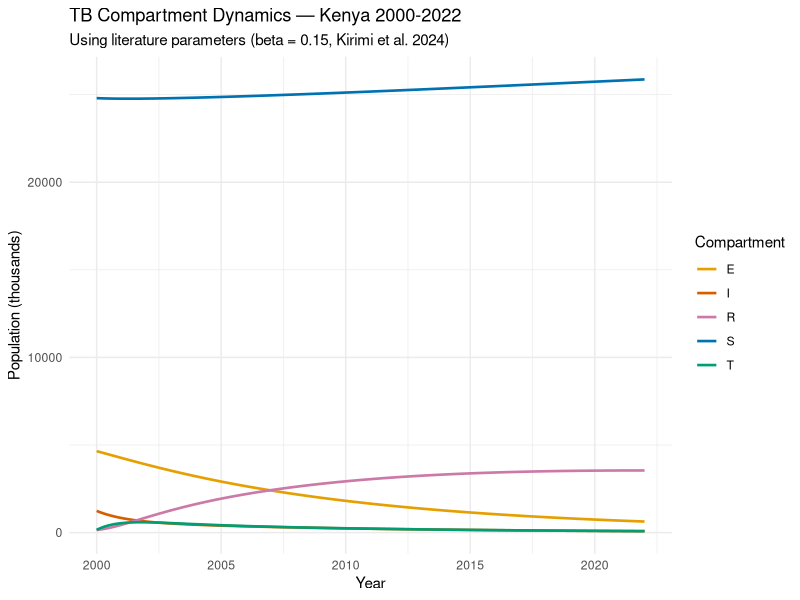
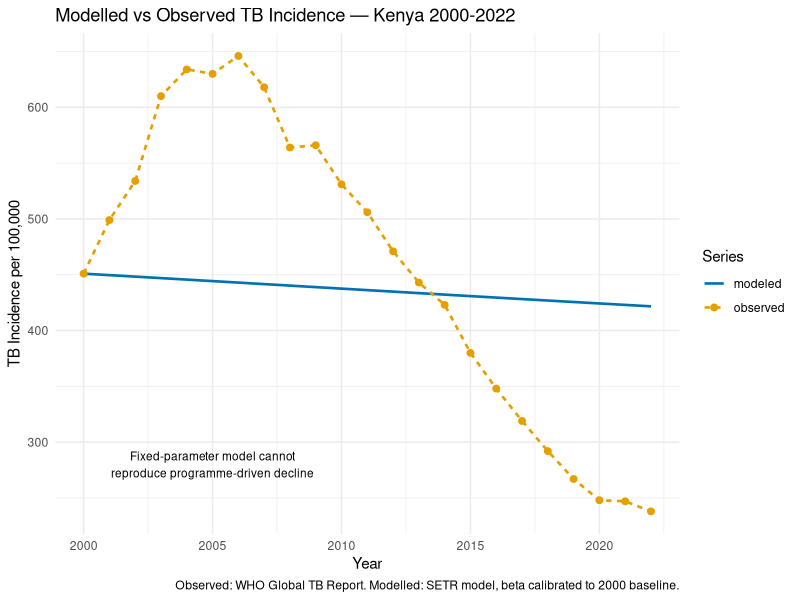
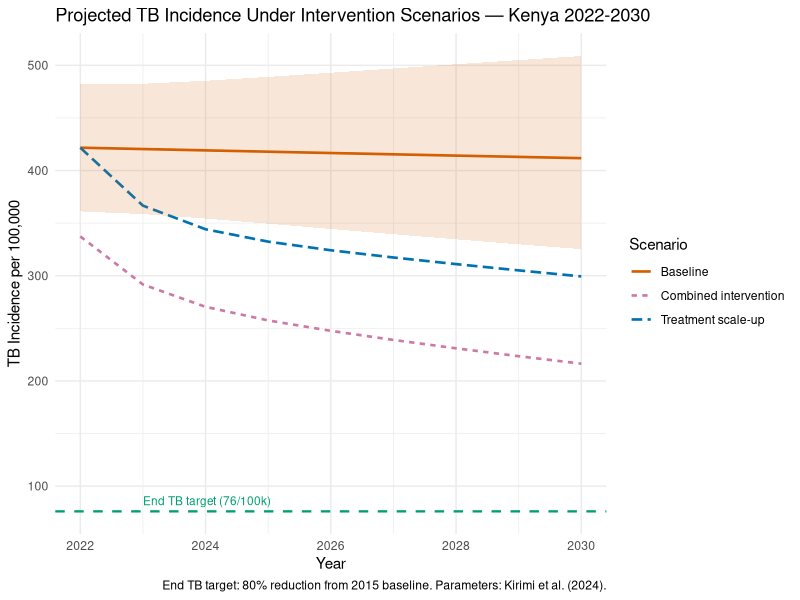
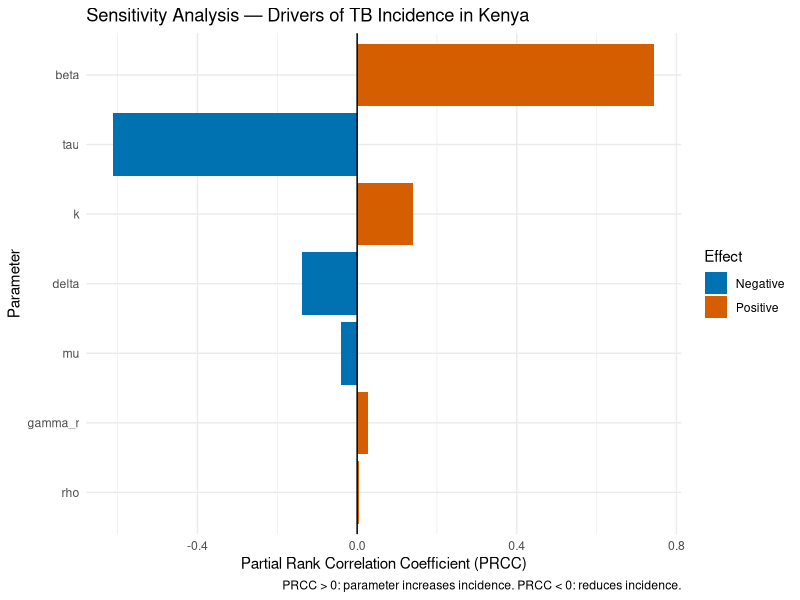

Source code (R) for these figures, in order:
## ---- chunk 1
#| label: setup
#| message: false
#| warning: false

# Load required packages
library(deSolve)   # ODE numerical solver
library(tidyverse) # data wrangling and visualisation

# ── ODE System ───────────────────────────────────────────────────────────────
# Five compartments: S (susceptible), E (latent), I (infectious),
# T (on treatment), R (recovered)

tb_model <- function(t, state, params) {
  with(as.list(c(state, params)), {
    
    # Total population — denominator for frequency-dependent transmission
    N <- S + E + I + T + R
    
    # Susceptible — gains from births, loses to infection and death
    dS <- mu * N0 - beta * S * I / N - mu * S
    
    # Latent — gains from new infections and relapses, loses to progression and death
    dE <- beta * S * I / N - (k + mu) * E + rho * R
    
    # Infectious — gains from latent progression, loses to treatment, TB death, background death
    dI <- k * E - (tau + delta + mu) * I
    
    # On treatment — gains from treatment initiation, loses to recovery and background death
    dT <- tau * I - (gamma_r + mu) * T
    
    # Recovered — gains from treatment success, loses to relapse and background death
    dR <- gamma_r * T - (rho + mu) * R
    
    list(c(dS, dE, dI, dT, dR))
  })
}

# ── R0 Function ──────────────────────────────────────────────────────────────
# Basic reproduction number derived from next-generation matrix approach
# R0 = (beta * k) / ((k + mu) * (tau + delta + mu))
# Numerator:   rate of new infections * progression to infectious state
# Denominator: rate of leaving latent * rate of leaving infectious state
# R0 > 1 → TB persists; R0 < 1 → TB dies out

compute_R0 <- function(params) {
  with(as.list(params), {
    (beta * k) / ((k + mu) * (tau + delta + mu))
  })
}

# ── Model Runner ─────────────────────────────────────────────────────────────
# Solves ODE system using deSolve and returns data frame of compartment sizes

run_tb_model <- function(params, initial_state, times) {
  out <- ode(y = initial_state, times = times,
             func = tb_model, parms = params)
  as.data.frame(out)
}

# ── Parameters ───────────────────────────────────────────────────────────────
# Source: Kirimi et al. (2024) doi:10.1155/2024/5883142
# Note: beta is a placeholder here — calibrated to WHO data in Results section
# delta corrected from CFR proportion to annual rate (50% CFR / 3yr duration)

params <- c(
  beta    = 1.0,    # transmission rate — placeholder, calibrated separately
  k       = 0.10,   # latent to active progression rate (NTLD Strategic Plan 2019-2023)
  mu      = 0.0147, # background mortality rate (KNBS Statistical Abstract 2023)
  tau     = 0.68,   # treatment initiation rate (NTLD Annual Report 2022)
  delta   = 0.15,   # TB-attributable mortality rate, annual (NTLD Annual Report 2021)
  gamma_r = 0.75,   # treatment success rate (NTLD Annual Report 2021)
  rho     = 0.003   # relapse rate (NTLD Latent TB Infection Policy 2020)
)

# Literature beta for baseline illustration only
baseline_params        <- params
baseline_params["beta"] <- 0.15  # Kirimi et al. (2024)

# Kenya population in 2000 (World Bank)
N0 <- 31000000
## ---- chunk 2
#| label: fig-baseline
#| fig-cap: "Baseline TB compartment dynamics using literature parameters (Kirimi et al. 2024)"
#| results: hide

# Initial conditions — approximate Kenya 2000 population distribution
# Based on estimated TB prevalence and treatment coverage at baseline
initial_state <- c(
  S = N0 * 0.80,  # 80% susceptible
  E = N0 * 0.15,  # 15% latently infected (high burden setting)
  I = N0 * 0.04,  # 4% active TB
  T = N0 * 0.005, # 0.5% on treatment
  R = N0 * 0.005  # 0.5% recovered
)

# Run model over 22-year period (2000-2022)
times  <- seq(0, 22, by = 0.1)
result <- run_tb_model(baseline_params, initial_state, times)

# R0 with literature parameters before calibration
# Expected to be below 1 since beta = 0.15 is a literature starting estimate

R0_literature <- compute_R0(baseline_params)

cat("R0 with literature parameters:", round(R0_literature, 3), "\n")

# Plot all five compartments over time
result |>
  pivot_longer(-time, names_to = "Compartment", values_to = "Count") |>
  ggplot(aes(x = time + 2000, y = Count / 1000, color = Compartment)) +
  geom_line(linewidth = 0.9) +
  scale_color_manual(values = c(
    "S" = "#0072B2",   # blue
    "E" = "#E69F00",   # orange
    "I" = "#D55E00",   # vermillion
    "T" = "#009E73",   # green
    "R" = "#CC79A7"    # pink
  )) +
  labs(x = "Year", y = "Population (thousands)",
       title = "TB Compartment Dynamics — Kenya 2000-2022",
       subtitle = "Using literature parameters (beta = 0.15, Kirimi et al. 2024)") +
  theme_minimal()
## ---- chunk 3
#| label: fig-fit
#| fig-cap: "Modelled vs observed TB incidence — Kenya 2000-2022"
#| message: false

# ── Load WHO Kenya Incidence Data ─────────────────────────────────────────────
# Source: WHO Global TB Report, downloaded from who.int/tb/data

kenya_tb <- read_csv("data/kenya_tb_who.csv")

# Filter to study period and select incidence variable
observed <- kenya_tb |>
  select(year, e_inc_100k) |>
  filter(year >= 2000, year <= 2022) |>
  arrange(year)

# Calibration target — 2000 baseline incidence
observed_2000 <- observed |>
  filter(year == 2000) |>
  pull(e_inc_100k)

# ── Calibration Function ──────────────────────────────────────────────────────
# Returns modeled incidence per 100,000 at year 2000 for a given beta value
# Uses 50-year burn-in to reach endemic equilibrium before the study period
# This avoids artificial transient dynamics from arbitrary initial conditions

model_incidence_2000 <- function(beta_val) {
  
  # Apply candidate beta to parameter set
  p         <- params
  p["beta"] <- beta_val
  
  # Burn-in: start from low-prevalence state and run 50 years to equilibrium
  # Equilibrium represents the endemic steady state before 2000
  burn_state <- c(S = N0*0.95, E = N0*0.04, I = N0*0.005,
                  T = N0*0.004, R = N0*0.001)
  burn       <- run_tb_model(p, burn_state, seq(0, 50, by = 1))
  
  # Extract final state after burn-in — this is our 2000 starting population
  eq <- c(S = tail(burn$S,1), E = tail(burn$E,1), I = tail(burn$I,1),
          T = tail(burn$T,1), R = tail(burn$R,1))
  
  # Run one time step from equilibrium to compute year 2000 incidence
  res <- run_tb_model(p, eq, seq(0, 1, by = 1))
  N   <- sum(res[1, c("S","E","I","T","R")])
  
  # Incidence per 100,000 = new infections / total population * 100,000
  (p["beta"] * res$S[1] * res$I[1] / N) / N * 100000
}

# ── Optimisation ──────────────────────────────────────────────────────────────
# Find beta that minimises squared difference between modeled and observed 2000 incidence
# Single-point calibration to baseline year — limitation acknowledged

objective   <- function(b) (model_incidence_2000(b) - observed_2000)^2
fit         <- optimize(objective, interval = c(0.1, 50.0))
beta_fitted <- fit$minimum

# Store calibrated parameters
cal_params         <- params
cal_params["beta"] <- beta_fitted

# Compute R0 with calibrated beta
R0_calibrated <- compute_R0(cal_params)

# Print calibration summary
cat("Fitted beta:    ", round(beta_fitted, 4), "\n")
cat("Calibrated R0:  ", round(R0_calibrated, 4), "\n")
cat("Modeled 2000:   ", round(model_incidence_2000(beta_fitted), 1), "\n")
cat("Observed 2000:  ", observed_2000, "\n")

# ── Fit Plot ──────────────────────────────────────────────────────────────────
# Run model 2000-2022 from equilibrium state using calibrated beta

burn_state <- c(S = N0*0.95, E = N0*0.04, I = N0*0.005,
                T = N0*0.004, R = N0*0.001)
burn_full  <- run_tb_model(cal_params, burn_state, seq(0, 50, by = 1))

# Equilibrium state used as 2000 starting conditions
eq_state <- c(
  S = tail(burn_full$S, 1), E = tail(burn_full$E, 1),
  I = tail(burn_full$I, 1), T = tail(burn_full$T, 1),
  R = tail(burn_full$R, 1)
)

# Run model from 2000 to 2022
fit_result <- run_tb_model(cal_params, eq_state, seq(0, 22, by = 1))
N_fit      <- rowSums(fit_result[, c("S","E","I","T","R")])

# Compute modeled incidence per 100,000 for each year
mod_inc <- (cal_params["beta"] * fit_result$S * fit_result$I / N_fit) /
            N_fit * 100000

# Combine modeled and observed for plotting
fit_df <- tibble(
  year     = 2000:2022,
  modeled  = mod_inc,
  observed = observed$e_inc_100k
)

fit_df |>
  pivot_longer(-year, names_to = "Series", values_to = "Incidence") |>
  ggplot(aes(x = year, y = Incidence, color = Series, linetype = Series)) +
  geom_line(linewidth = 0.9) +
  geom_point(data = function(x) filter(x, Series == "observed"), size = 2) +
  scale_color_manual(values = c(
    "modeled"  = "#0072B2",  # blue — model output
    "observed" = "#E69F00"   # orange — WHO observed data
  )) +
  annotate("text", x = 2005, y = 280,
           label = "Fixed-parameter model cannot\nreproduce programme-driven decline",
           size = 3, color = "#000000") +
  labs(x = "Year", y = "TB Incidence per 100,000",
       title = "Modelled vs Observed TB Incidence — Kenya 2000-2022",
       caption = "Observed: WHO Global TB Report. Modelled: SETR model, beta calibrated to 2000 baseline.") +
  theme_minimal()

# ── RMSE Calculation ──────────────────────────────────────────────────────────
# Root Mean Square Error between modeled and observed incidence 2000-2022
# RMSE quantifies average deviation across all years
# Note: high RMSE expected — fixed-parameter model cannot reproduce
# programme-driven decline; RMSE captures this limitation quantitatively

rmse <- sqrt(mean((fit_df$modeled - fit_df$observed)^2))
cat("RMSE (modeled vs observed, 2000-2022):", round(rmse, 1), 
    "per 100,000\n")
## ---- chunk 4
#| label: fig-scenarios
#| fig-cap: "Projected TB incidence under three intervention scenarios — Kenya 2022-2030"

# ── End TB Target ─────────────────────────────────────────────────────────────
# WHO End TB Strategy: 80% reduction in incidence from 2015 baseline by 2030

baseline_2015 <- observed |> filter(year == 2015) |> pull(e_inc_100k)
end_tb_target <- baseline_2015 * 0.20  # 80% reduction

cat("2015 baseline incidence:", baseline_2015, "per 100,000\n")
cat("End TB 2030 target:     ", round(end_tb_target, 1), "per 100,000\n")

# ── 2022 Starting State ───────────────────────────────────────────────────────
# Project from equilibrium through 2022 to get starting conditions for scenarios

burn_2022  <- run_tb_model(cal_params, eq_state, seq(0, 22, by = 1))
state_2022 <- c(
  S = tail(burn_2022$S, 1), E = tail(burn_2022$E, 1),
  I = tail(burn_2022$I, 1), T = tail(burn_2022$T, 1),
  R = tail(burn_2022$R, 1)
)

scenario_times <- seq(0, 8, by = 1)  # 2022 to 2030

# ── Scenario 1: Status Quo ────────────────────────────────────────────────────
# No change in parameters — endemic trajectory continues

params_s1 <- cal_params
result_s1 <- run_tb_model(params_s1, state_2022, scenario_times)
N_s1      <- rowSums(result_s1[, c("S","E","I","T","R")])
inc_s1    <- (params_s1["beta"] * result_s1$S * result_s1$I / N_s1) / N_s1 * 100000

# ── Scenario 2: Treatment Scale-Up ───────────────────────────────────────────
# tau increased by 30% — reflects faster diagnosis and treatment initiation
# Consistent with Kenya's active case finding investments

params_s2        <- cal_params
params_s2["tau"] <- cal_params["tau"] * 1.30
result_s2        <- run_tb_model(params_s2, state_2022, scenario_times)
N_s2             <- rowSums(result_s2[, c("S","E","I","T","R")])
inc_s2           <- (params_s2["beta"] * result_s2$S * result_s2$I / N_s2) / N_s2 * 100000

# ── Scenario 3: Combined Intervention ────────────────────────────────────────
# tau +30% AND beta reduced by 20% via infection control measures
# (ventilation, mask use, reduced crowding in high-transmission settings)

params_s3         <- cal_params
params_s3["tau"]  <- cal_params["tau"] * 1.30
params_s3["beta"] <- cal_params["beta"] * 0.80
result_s3         <- run_tb_model(params_s3, state_2022, scenario_times)
N_s3              <- rowSums(result_s3[, c("S","E","I","T","R")])
inc_s3            <- (params_s3["beta"] * result_s3$S * result_s3$I / N_s3) / N_s3 * 100000

# Print 2030 projections for each scenario
cat("2030 Baseline:             ", round(tail(inc_s1,1), 1), "per 100,000\n")
cat("2030 Treatment scale-up:   ", round(tail(inc_s2,1), 1), "per 100,000\n")
cat("2030 Combined intervention:", round(tail(inc_s3,1), 1), "per 100,000\n")

# Combine scenarios into single data frame for plotting
scenario_df <- tibble(
  year                    = 2022:2030,
  Baseline                = inc_s1,
  `Treatment scale-up`    = inc_s2,
  `Combined intervention` = inc_s3
)

# ── Uncertainty Bounds ────────────────────────────────────────────────────────
# Generate 95% uncertainty interval by varying beta +/-15% around calibrated value
# Represents parameter uncertainty in the transmission rate estimate

n_uncertainty <- 200
beta_samples  <- runif(n_uncertainty, 
                       cal_params["beta"] * 0.85, 
                       cal_params["beta"] * 1.15)

# Run baseline scenario for each beta sample
uncertainty_runs <- map(beta_samples, function(b) {
  p_unc        <- params_s1
  p_unc["beta"] <- b
  res          <- run_tb_model(p_unc, state_2022, scenario_times)
  N_unc        <- rowSums(res[, c("S","E","I","T","R")])
  (p_unc["beta"] * res$S * res$I / N_unc) / N_unc * 100000
})

# Extract 2.5th and 97.5th percentiles for each year
uncertainty_df <- tibble(
  year  = 2022:2030,
  lower = sapply(1:9, function(i) 
    quantile(sapply(uncertainty_runs, function(x) x[i]), 0.025)),
  upper = sapply(1:9, function(i) 
    quantile(sapply(uncertainty_runs, function(x) x[i]), 0.975))
)

scenario_df |>
  pivot_longer(-year, names_to = "Scenario", values_to = "Incidence") |>
  ggplot(aes(x = year, y = Incidence, color = Scenario, linetype = Scenario)) +
  geom_line(linewidth = 0.9) +
  geom_ribbon(data = uncertainty_df,
            aes(x = year, ymin = lower, ymax = upper),
            inherit.aes = FALSE,
            fill = "#D55E00", alpha = 0.15) +
  geom_hline(yintercept = end_tb_target, linetype = "dashed",
             color = "#009E73", linewidth = 0.8) +
  annotate("text", x = 2023, y = end_tb_target + 10,
           label = paste0("End TB target (", round(end_tb_target, 0), "/100k)"),
           color = "#009E73", size = 3, hjust = 0) +
  scale_color_manual(values = c(
    "Baseline"                = "#D55E00",  # vermillion
    "Treatment scale-up"      = "#0072B2",  # blue
    "Combined intervention"   = "#CC79A7"   # pink
  )) +
  labs(x = "Year", y = "TB Incidence per 100,000",
       title = "Projected TB Incidence Under Intervention Scenarios — Kenya 2022-2030",
       caption = "End TB target: 80% reduction from 2015 baseline. Parameters: Kirimi et al. (2024).") +
  theme_minimal()


## ---- chunk 5
#| label: fig-sensitivity
#| fig-cap: "PRCC sensitivity analysis — drivers of TB incidence in Kenya"
#| cache: true

# ── PRCC Sensitivity Analysis ─────────────────────────────────────────────────
# Partial Rank Correlation Coefficients quantify the influence of each parameter
# on TB incidence independently of other parameters
# Method: 500 samples, each parameter varied +/-30% around calibrated value
# PRCC > 0: parameter increases incidence; PRCC < 0: reduces incidence

set.seed(42)  # ensures reproducibility
n_samples <- 500

# Sample each parameter uniformly within +/-30% range
param_ranges <- tibble(
  beta    = runif(n_samples, cal_params["beta"]*0.7, cal_params["beta"]*1.3),
  k       = runif(n_samples, cal_params["k"]*0.7,    cal_params["k"]*1.3),
  mu      = runif(n_samples, cal_params["mu"]*0.7,   cal_params["mu"]*1.3),
  tau     = runif(n_samples, cal_params["tau"]*0.7,  cal_params["tau"]*1.3),
  delta   = runif(n_samples, cal_params["delta"]*0.7,   cal_params["delta"]*1.3),
  gamma_r = runif(n_samples, cal_params["gamma_r"]*0.7, cal_params["gamma_r"]*1.3),
  rho     = runif(n_samples, cal_params["rho"]*0.7,     cal_params["rho"]*1.3)
)

# For each sample, run model with burn-in and return 2000 incidence
run_sample <- function(i) {
  p            <- cal_params
  p["beta"]    <- param_ranges$beta[i]
  p["k"]       <- param_ranges$k[i]
  p["mu"]      <- param_ranges$mu[i]
  p["tau"]     <- param_ranges$tau[i]
  p["delta"]   <- param_ranges$delta[i]
  p["gamma_r"] <- param_ranges$gamma_r[i]
  p["rho"]     <- param_ranges$rho[i]
  
  # Burn-in to equilibrium
  burn <- run_tb_model(p, c(S=N0*0.95, E=N0*0.04, I=N0*0.005,
                             T=N0*0.004, R=N0*0.001), seq(0,50,by=1))
  eq   <- c(S=tail(burn$S,1), E=tail(burn$E,1), I=tail(burn$I,1),
            T=tail(burn$T,1), R=tail(burn$R,1))
  res  <- run_tb_model(p, eq, seq(0,1,by=1))
  N    <- sum(res[1, c("S","E","I","T","R")])
  (p["beta"] * res$S[1] * res$I[1] / N) / N * 100000
}

# Run all 500 samples
incidence_samples <- map_dbl(1:n_samples, run_sample)

# Compute PRCC using Spearman rank correlation
prcc_df <- param_ranges |>
  mutate(incidence = incidence_samples) |>
  pivot_longer(-incidence, names_to = "parameter", values_to = "value") |>
  group_by(parameter) |>
  summarise(
    prcc = cor(rank(value), rank(incidence), method = "pearson"),
    .groups = "drop"
  ) |>
  arrange(desc(abs(prcc)))

# Print PRCC table
print(prcc_df)

# Tornado plot — bars ordered by absolute PRCC value
prcc_df |>
  mutate(
    parameter = factor(parameter, levels = parameter[order(abs(prcc))]),
    direction = ifelse(prcc > 0, "Positive", "Negative")
  ) |>
  ggplot(aes(x = prcc, y = parameter, fill = direction)) +
  geom_col() +
  geom_vline(xintercept = 0, linewidth = 0.5) +
  scale_fill_manual(values = c(
    "Positive" = "#D55E00",  # vermillion — increases incidence
    "Negative" = "#0072B2"   # blue — reduces incidence
  )) +
  labs(x = "Partial Rank Correlation Coefficient (PRCC)",
       y = "Parameter",
       title = "Sensitivity Analysis — Drivers of TB Incidence in Kenya",
       caption = "PRCC > 0: parameter increases incidence. PRCC < 0: reduces incidence.",
       fill = "Effect") +
  theme_minimal()
